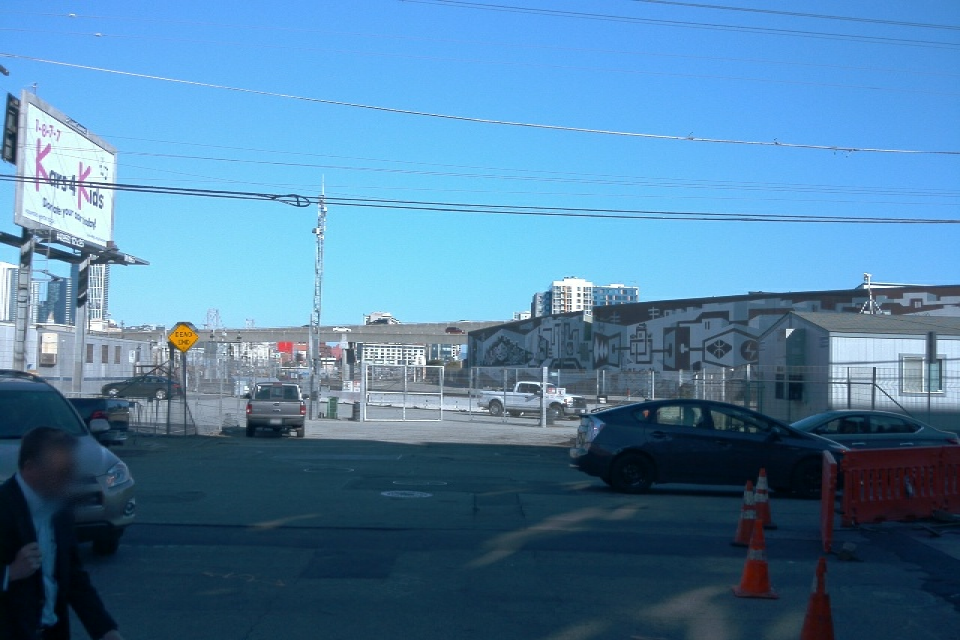
#> input picture cv_cl2_ex2/data/images/segment-1231623110026745648_480_000_500_000_with_camera_labels_38.png, 1920 x 1280 px (shown at 1/2 size)
$ python masking.py
#> lines starting #> are read from the running program, lines starting #| are printed output that depends on the picture; after the words box and inside, x2 and y2 are one past the last pixel; in counts of white or black regions, pixels touching at a corner belong together
from PIL import Image
import cv2
import matplotlib.pyplot as plt
import numpy as np

def create_mask(path, color_threshold):
    """
    create a binary mask of an image using a color threshold
    args:
    - path [str]: path to image file
    - color_threshold [array]: 1x3 array of RGB value
    returns:
    - img [array]: RGB image array
    - mask [array]: binary array
    """
    img = np.array(Image.open(path))
#> img is the input picture: shape (1280, 1920, 3); mean R, G, B 80.4, 127.5, 163.3
    print(img.shape)
#| (1280, 1920, 3)
    # print(img[:,:] > color_threshold)
    mask_colors = (img[:,:] > color_threshold)
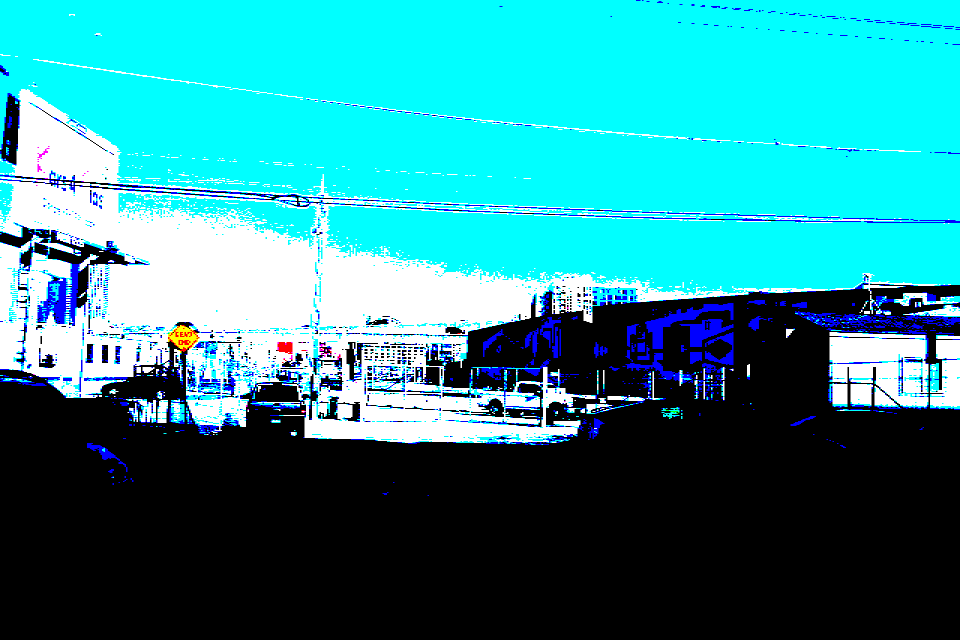
#> mask_colors: shape (1280, 1920, 3) bool (shown at 1/2 size); mean R, G, B 0.164, 0.55, 0.576
    mask = np.logical_and(mask_colors[:,:,0], mask_colors[:,:,1], mask_colors[:,:,2])
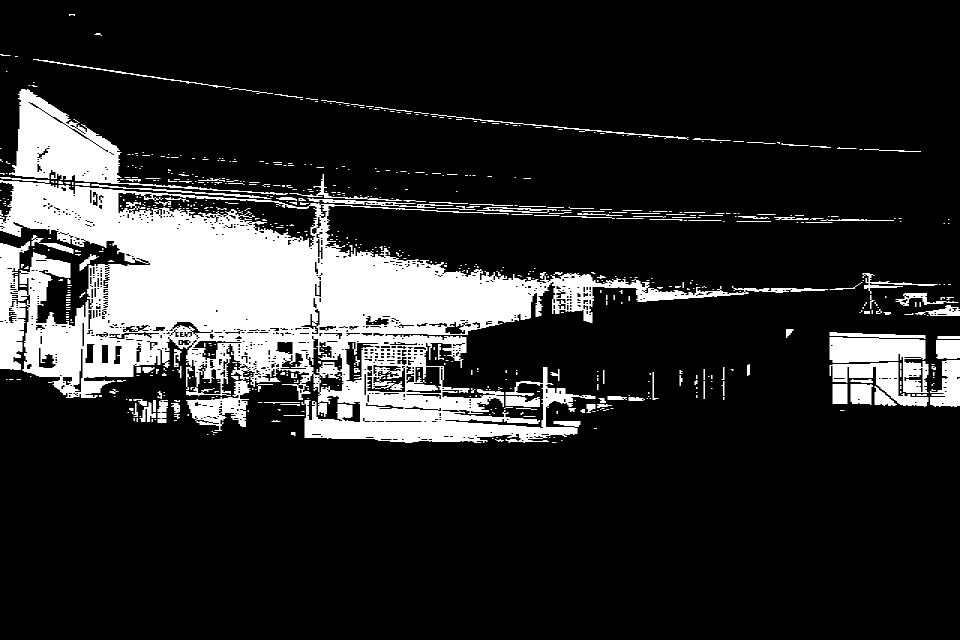
#> mask: shape (1280, 1920) bool (shown at 1/2 size); 16.3% white; 688 white regions (432 under 20 px), largest, box (x1, y1, x2, y2) and area: (0, 354, 1656, 886) 310542, (18, 178, 576, 390) 25704, (1659, 664, 1857, 786) 12414
    print(mask.shape)
#| (1280, 1920)
    return img, mask


def mask_and_display(img: np.ndarray, mask):
    """
    display 3 plots next to each other: image, mask and masked image
    args:
    - img [array]: HxWxC image array
    - mask [array]: HxW mask array
    """
    img_masked = np.zeros(img.shape)
    img_masked[:, :, 0] = img[:,:,0] * mask
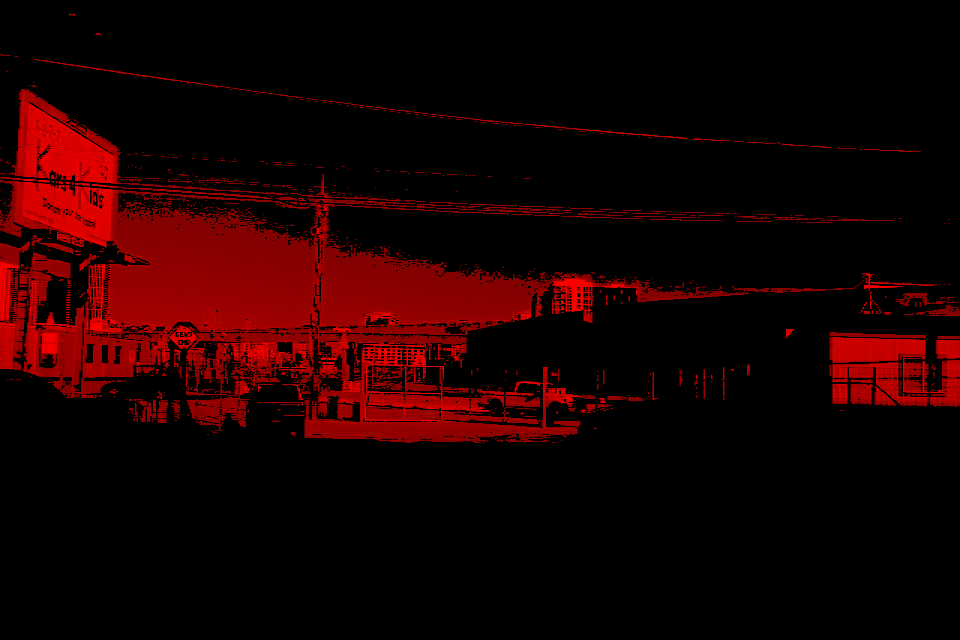
#> img_masked: shape (1280, 1920, 3) float64 (shown at 1/2 size); mean R, G, B 26.1, 0, 0
    img_masked[:, :, 1] = img[:,:,1] * mask
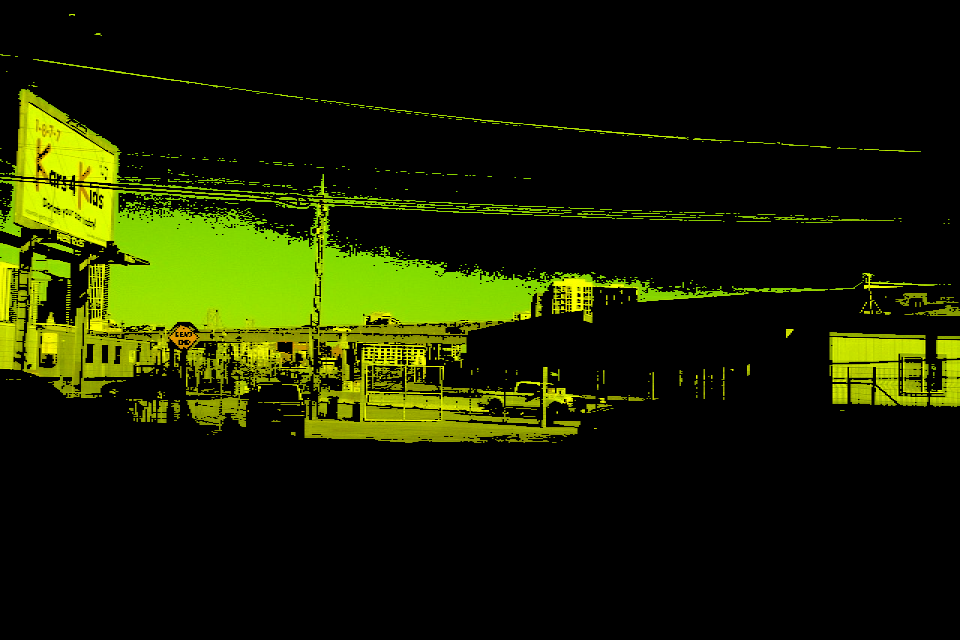
#> img_masked: shape (1280, 1920, 3) float64 (shown at 1/2 size); mean R, G, B 26.1, 32.9, 0
    img_masked[:, :, 2] = img[:,:,2] * mask
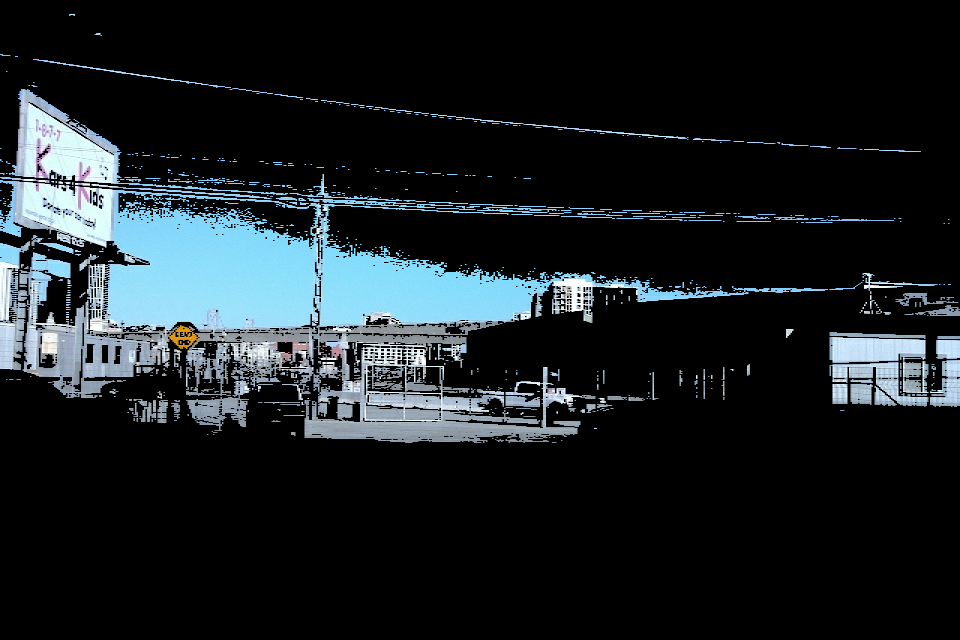
#> img_masked: shape (1280, 1920, 3) float64 (shown at 1/2 size); mean R, G, B 26.1, 32.9, 36.2
    img_masked = img_masked.astype(int)
    print("Unmasked")
    print(img[int(1280/2-3):int(1280/2+3), int(1920/2-3):int(1920/2+3), :])
#> (printed output is left out)
    print("Masked")
    print(img_masked[int(1280/2-3):int(1280/2+3), int(1920/2-3):int(1920/2+3), :])
#> (printed output is left out)
    print(img_masked.shape)
#| (1280, 1920, 3)
    print(f"img {img.dtype} - img_masked: {img_masked.dtype}")
#| img uint8 - img_masked: int64
    plt.imshow(img_masked)
    plt.show()


if __name__ == '__main__':
    path = 'data/images/segment-1231623110026745648_480_000_500_000_with_camera_labels_38.png'
    color_threshold = [128, 128, 128]
    img, mask = create_mask(path, color_threshold)
    mask_and_display(img, mask)

$ run again, with cv_cl2_ex2/data/images/segment-12208410199966712301_4480_000_4500_000_with_camera_labels_79.png copied over cv_cl2_ex2/data/images/segment-1231623110026745648_480_000_500_000_with_camera_labels_38.png
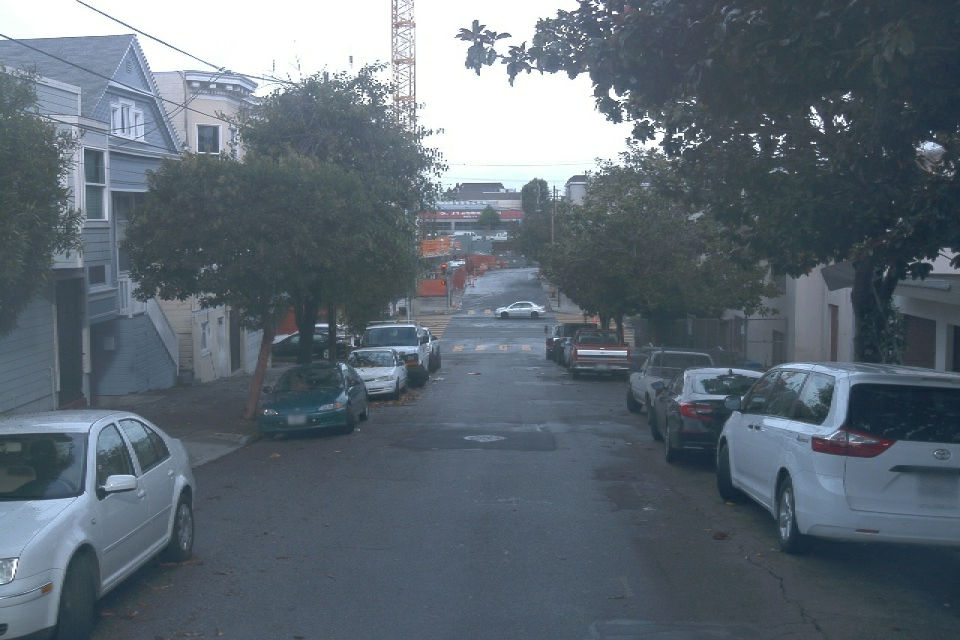
#> input picture cv_cl2_ex2/data/images/segment-12208410199966712301_4480_000_4500_000_with_camera_labels_79.png, 1920 x 1280 px (shown at 1/2 size)
#> in create_mask, img is the input picture: shape (1280, 1920, 3); mean R, G, B 94.3, 105.8, 115.6
#| (1280, 1920, 3)
#> in create_mask, `mask = np.logical_and(mask_colors[:,:,0], mask_colors[:,:,1], mask_col..`:
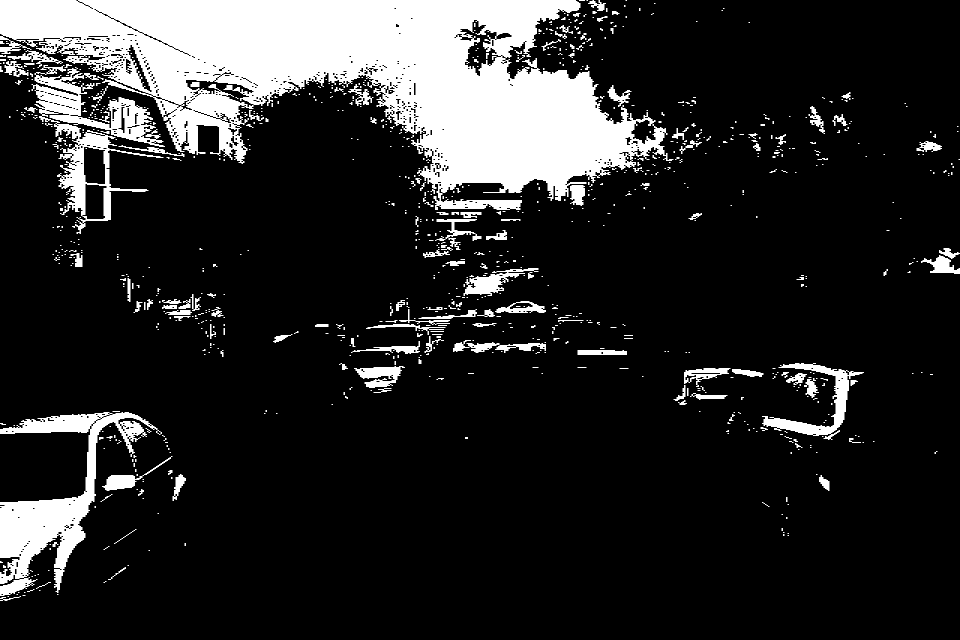
#> mask: shape (1280, 1920) bool (shown at 1/2 size); 15.7% white; 929 white regions (650 under 20 px), largest, box (x1, y1, x2, y2) and area: (0, 0, 1347, 420) 268878, (0, 824, 324, 1192) 32730, (63, 130, 330, 468) 24288
#| (1280, 1920)
#> in mask_and_display, `img_masked[:, :, 2] = img[:,:,2] * mask`:
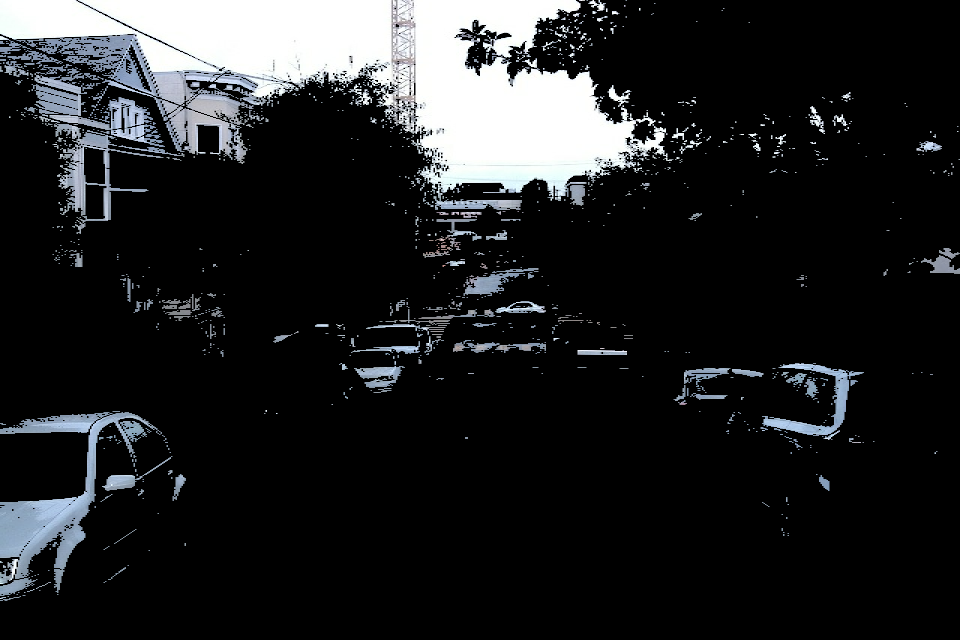
#> img_masked: shape (1280, 1920, 3) float64 (shown at 1/2 size); mean R, G, B 32.9, 34.1, 35.3
#> (printed output is left out)
#> (printed output is left out)
#| (1280, 1920, 3)
#| img uint8 - img_masked: int64
